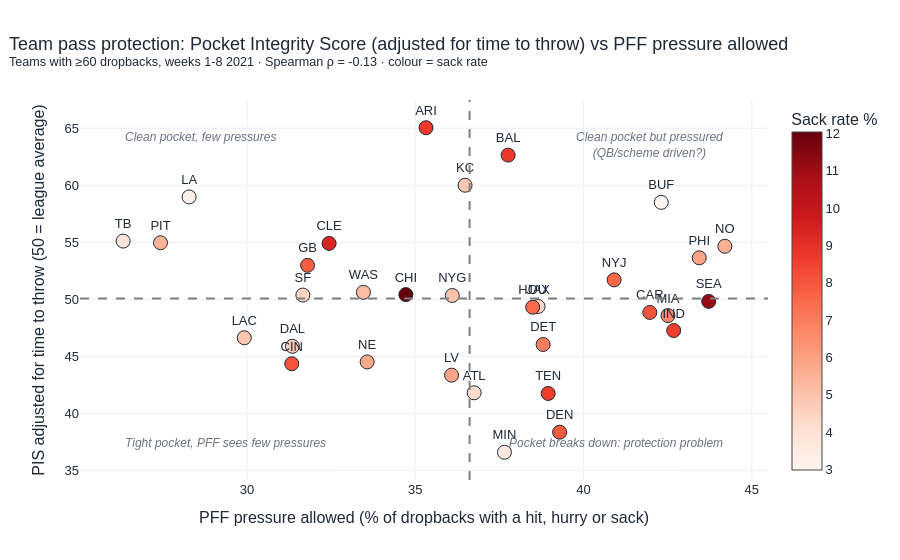

Notebook source saved alongside this figure:
### Markdown cell above
## 7. Team ranking

### Code cell
out["figures"]["team_ranking"].show()
out["team_validation"]

### Figure 1 — Plotly figure (JSON) as saved in the notebook; plotly's stock layout.template omitted (floating-point values rounded to 4 significant figures)
{"data": [{"customdata": [[218.0, 3.252, 8.72, 66.59], [241.0, 3.33, 8.71, 63.52], [307.0, 3.152, 4.89, 62.4], [244.0, 2.947, 3.28, 63.13], [234.0, 3.176, 2.99, 60.69], [304.0, 2.764, 3.95, 60.82], [237.0, 2.637, 5.49, 61.76], [225.0, 3.107, 9.33, 57.69], [181.0, 3.195, 5.52, 56.69], [221.0, 3.448, 5.88, 53.52], [217.0, 3.085, 7.83, 55.95], [264.0, 3.221, 7.58, 53.52], [269.0, 3.169, 5.2, 52.87], [216.0, 3.057, 12.04, 53.64], [199.0, 3.056, 4.52, 53.6], [277.0, 2.905, 5.05, 54.85], [215.0, 3.174, 11.16, 52.03], [251.0, 3.139, 4.38, 51.88], [239.0, 2.947, 7.53, 53.46], [274.0, 3.136, 8.03, 51.4], [287.0, 3.002, 6.62, 52.26], [246.0, 3.225, 8.54, 49.05], [264.0, 2.954, 4.92, 50.72], [317.0, 2.989, 6.94, 49.84], [252.0, 2.958, 4.76, 49.95], [277.0, 2.808, 5.78, 49.86], [249.0, 2.895, 8.03, 48.95], [255.0, 2.954, 5.88, 47.45], [283.0, 2.825, 4.24, 47.0], [267.0, 2.852, 8.61, 46.71], [280.0, 3.106, 7.86, 41.15], [247.0, 2.934, 3.64, 40.86]], "hovertemplate": "<b>%{text}</b><br>PIS adj: %{y:.1f} (raw %{customdata[3]:.1f})<br>PFF pressure allowed: %{x:.1f}%<br>Sack rate: %{customdata[2]:.1f}%<br>Avg time to throw: %{customdata[1]:.2f}s<br>Plays: %{customdata[0]}<extra></extra>", "marker": {"color": [8.72, 8.71, 4.89, 3.28, 2.99, 3.95, 5.49, 9.33, 5.52, 5.88, 7.83, 7.58, 5.2, 12.04, 4.52, 5.05, 11.16, 4.38, 7.53, 8.03, 6.62, 8.54, 4.92, 6.94, 4.76, 5.78, 8.03, 5.88, 4.24, 8.61, 7.86, 3.64], "colorbar": {"title": {"text": "Sack rate %"}}, "colorscale": [[0.0, "rgb(255,245,240)"], [0.125, "rgb(254,224,210)"], [0.25, "rgb(252,187,161)"], [0.375, "rgb(252,146,114)"], [0.5, "rgb(251,106,74)"], [0.625, "rgb(239,59,44)"], [0.75, "rgb(203,24,29)"], [0.875, "rgb(165,15,21)"], [1.0, "rgb(103,0,13)"]], "line": {"color": "#1f2937", "width": 1}, "showscale": true, "size": 14}, "mode": "markers+text", "text": ["ARI", "BAL", "KC", "LA", "BUF", "TB", "PIT", "CLE", "NO", "PHI", "GB", "NYJ", "WAS", "CHI", "SF", "NYG", "SEA", "JAX", "HOU", "CAR", "MIA", "IND", "LAC", "DET", "DAL", "NE", "CIN", "LV", "ATL", "TEN", "DEN", "MIN"], "textposition": "top center", "type": "scatter", "x": [35.32, 37.76, 36.48, 28.28, 42.31, 26.32, 27.43, 32.44, 44.2, 43.44, 31.8, 40.91, 33.46, 34.72, 31.66, 36.1, 43.72, 38.65, 38.49, 41.97, 42.51, 42.68, 29.92, 38.8, 31.35, 33.57, 31.33, 36.08, 36.75, 38.95, 39.29, 37.65], "y": [65.05, 62.65, 60.01, 58.98, 58.51, 55.12, 54.97, 54.91, 54.66, 53.65, 52.99, 51.72, 50.62, 50.43, 50.38, 50.35, 49.83, 49.38, 49.32, 48.86, 48.59, 47.28, 46.64, 46.05, 45.89, 44.52, 44.36, 43.36, 41.82, 41.76, 38.37, 36.61]}], "layout": {"annotations": [{"font": {"color": "#6b7280", "size": 12}, "showarrow": false, "text": "<i>Clean pocket, few pressures</i>", "x": 26.32, "xanchor": "left", "y": 65.05, "yanchor": "top"}, {"font": {"color": "#6b7280", "size": 12}, "showarrow": false, "text": "<i>Clean pocket but pressured<br>(QB/scheme driven?)</i>", "x": 44.2, "xanchor": "right", "y": 65.05, "yanchor": "top"}, {"font": {"color": "#6b7280", "size": 12}, "showarrow": false, "text": "<i>Tight pocket, PFF sees few pressures</i>", "x": 26.32, "xanchor": "left", "y": 36.61, "yanchor": "bottom"}, {"font": {"color": "#6b7280", "size": 12}, "showarrow": false, "text": "<i>Pocket breaks down: protection problem</i>", "x": 44.2, "xanchor": "right", "y": 36.61, "yanchor": "bottom"}], "font": {"color": "#1f2937", "family": "Arial, sans-serif", "size": 13}, "shapes": [{"line": {"color": "grey", "dash": "dash"}, "type": "line", "x0": 36.61, "x1": 36.61, "xref": "x", "y0": 0, "y1": 1, "yref": "y domain"}, {"line": {"color": "grey", "dash": "dash"}, "type": "line", "x0": 0, "x1": 1, "xref": "x domain", "y0": 50.09, "y1": 50.09, "yref": "y"}], "title": {"font": {"size": 18}, "text": "Team pass protection: Pocket Integrity Score (adjusted for time to throw) vs PFF pressure allowed<br><sup>Teams with ≥60 dropbacks, weeks 1-8 2021 · Spearman ρ = -0.13 · colour = sack rate</sup>", "x": 0.01}, "xaxis": {"title": {"text": "PFF pressure allowed (% of dropbacks with a hit, hurry or sack)"}}, "yaxis": {"title": {"text": "PIS adjusted for time to throw (50 = league average)"}}}}
